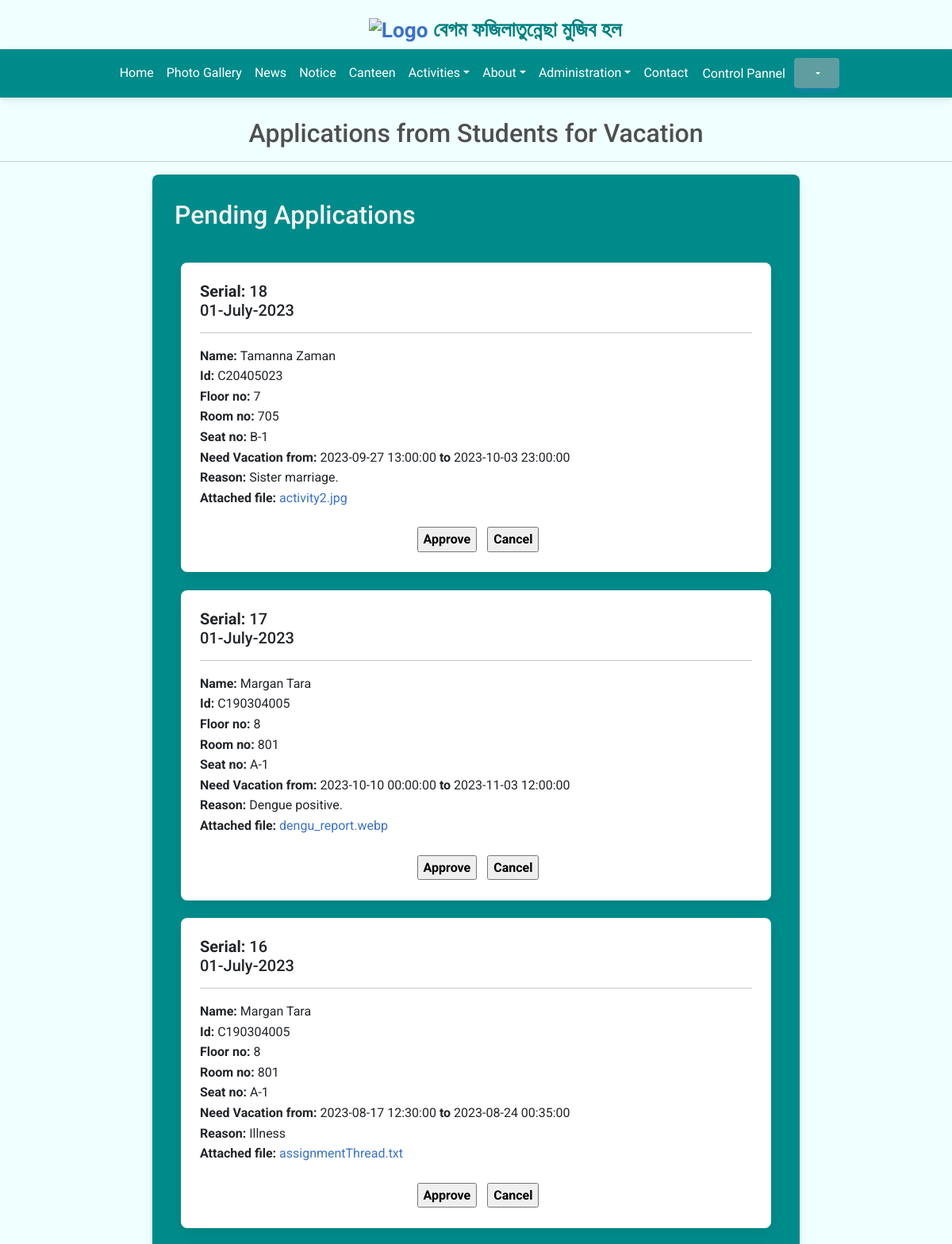
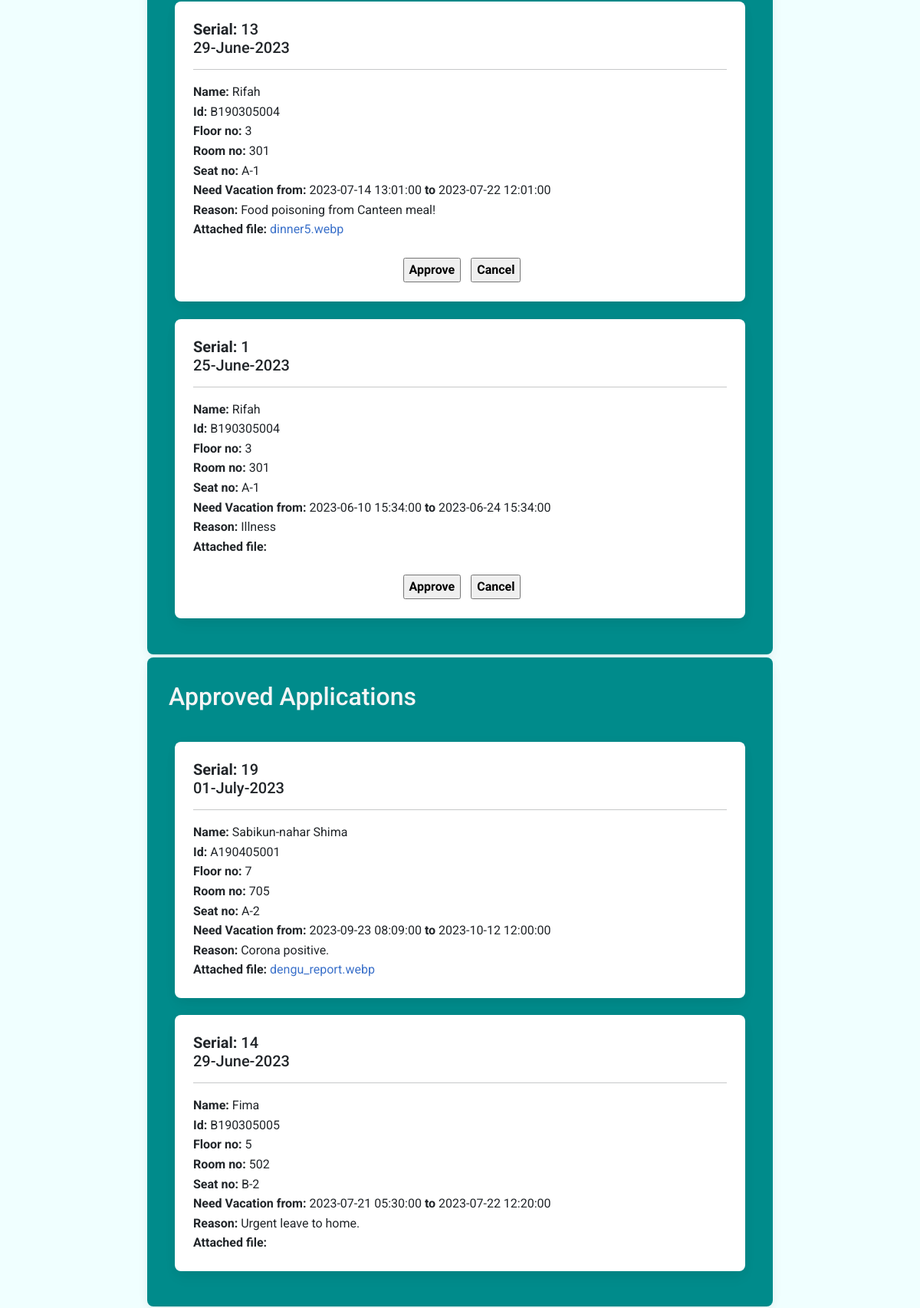
Page /applications_from_students_vacations_provost.php (upper part) on the committed database (2 pictures, top to bottom).
### tables this page shows
CREATE TABLE `students_app_vacation` (
  `serial` int(11) NOT NULL,
  `name` varchar(200) NOT NULL,
  `id` varchar(100) NOT NULL,
  `floorNo` varchar(100) NOT NULL,
  `roomNo` varchar(100) NOT NULL,
  `seatNo` varchar(100) NOT NULL,
  `reason` text NOT NULL,
  `applied_at` timestamp NOT NULL DEFAULT current_timestamp(),
  `startTime` datetime NOT NULL,
  `endTime` datetime NOT NULL,
  `file` varchar(500) DEFAULT NULL,
  `seen_status` int(11) DEFAULT 0,
  `approval_status` varchar(200) DEFAULT 'Pending',
  `reply_seen_status` varchar(100) DEFAULT '0'
);

### applications_from_students_vacations_provost.php (the view, shortened to what this page needs)
<!DOCTYPE html>
<html lang="en" dir="ltr">
<head>
    <link href="https://cdnjs.cloudflare.com/ajax/libs/font-awesome/6.0.0/css/all.min.css"rel="stylesheet"/>
    <link href="https://cdnjs.cloudflare.com/ajax/libs/mdb-ui-kit/6.3.1/mdb.min.css" rel="stylesheet"/>
    <link href="https://cdnjs.cloudflare.com/ajax/libs/font-awesome/6.0.0/css/all.min.css"rel="stylesheet"/>
    <link href="https://cdnjs.cloudflare.com/ajax/libs/mdb-ui-kit/6.3.1/mdb.min.css" rel="stylesheet"/>
</head>
<body style=" background-color: azure;">
<div class="headr">
<?php include 'header.php' ?></div>
<div class="nv">
<?php include 'navbarProvost.php' ?>
</div><br>
<h2 style="text-align:center">Applications from Students for Vacation</h2><hr>
<div class="row" style="margin-left: 16%;margin-right: 16%;">
<div class ="card mb-1 content" style=" width:100%;background-color:darkcyan;">
<h2 class="m-3 pt-3" style="color:whitesmoke">Pending Applications</h2>
<div class="card-body">
 <div class="row">
  <div class="divmain">
   <?php
      include 'db_conn.php';
        $sql="SELECT * from students_app_vacation where approval_status='Pending' order by serial desc ";
        $query=mysqli_query($conn,$sql);
       while($info=mysqli_fetch_array($query)){  ?>
        <div class="card" style="margin-bottom:3%;">
        <div class="card-body">
         <h5 class="card-title"><strong> Serial: </strong><?php echo $info['serial'];?><br>
         <?php echo  date('d-F-Y',strtotime($info['applied_at'])); ?></h5><hr>
         <p class="card-text"><strong>Name: </strong><?php echo $info['name']; ?><br>
         <strong>Id: </strong><?php echo $info['id']; ?><br>
         <strong>Floor no: </strong><?php echo $info['floorNo']; ?><br>
         <strong>Room no: </strong><?php echo $info['roomNo']; ?><br>
         <strong>Seat no: </strong><?php echo $info['seatNo']; ?><br>
         <strong>Need Vacation from: </strong><?php echo $info['startTime'];?>
         <strong>to </strong><?php echo $info['endTime'];?><br>
         <strong>Reason: </strong><?php echo $info['reason']; ?><br>
         <strong>Attached file: </strong><a target="_blank" href="file/<?php echo $info['file']; ?>">
         <?php echo $info['file']; ?></a><br>
        </p>
         </div>
         <form class= "" action="applications_from_students_vacations_provost.php" id="responseStu" method="post">
          <input type="submit" name="submit" id="submit" class="" value="Approve">
          <input type="submit" name="cancel" id="submit" class="" value="Cancel"><br><br>
           </form>
</div> <?php  }   ?>
</div></div> </div> </div>
 <div class ="card mb-1 content" style=" width:100%;background-color:darkcyan;">
<h2 class="m-3 pt-3" style="color:whitesmoke">Approved Applications</h2>
<div class="card-body">
 <div class="row">
  <div class="divmain">
   <?php
  include 'db_conn.php';
  $sql="SELECT * from students_app_vacation where approval_status='Approved' order by serial desc ";
  $query=mysqli_query($conn,$sql);
 while($info=mysqli_fetch_array($query)){  ?>
  <div class="card" style="margin-bottom:3%;">
  <div class="card-body">
   <h5 class="card-title"><strong> Serial: </strong><?php echo $info['serial']; ?><br>
   <?php echo  date('d-F-Y',strtotime($info['applied_at'])); ?></h5><hr>
   <p class="card-text"><strong>Name: </strong><?php echo $info['name']; ?><br>
   <strong>Id: </strong><?php echo $info['id']; ?><br>
   <strong>Floor no: </strong><?php echo $info['floorNo']; ?><br>
   <strong>Room no: </strong><?php echo $info['roomNo']; ?><br>
   <strong>Seat no: </strong><?php echo $info['seatNo']; ?><br>
   <strong>Need Vacation from: </strong><?php echo $info['startTime']; ?>
   <strong>to </strong><?php echo $info['endTime']; ?><br>
   <strong>Reason: </strong><?php echo $info['reason']; ?><br>
   <strong>Attached file: </strong><a target="_blank" href="file/<?php echo $info['file']; ?>"><?php echo $info['file']; ?></a><br>
  </p>
   </div>
</div>
 <?php  }   ?>
 </div></div></div></div>
           </div>
           <div class="footer">
           <?php include 'footer.php' ?> </div>
            </body>
           </html>

### applications_from_students_vacations_provost.php (style rules this page uses)
input[name=submit] { font-size:16px; font-weight:bold; margin-left:40%; }
input[name=cancel] { font-size:16px; font-weight:bold; margin-left:1.2%; }

### controlPannel_provost.php (style rules this page uses)
body { font-family: "Lato", sans-serif; }

### rows in the picture
students_app_vacation: serial "18", applied_at "01-July-2023", name "Tamanna Zaman", id "C20405023", floorNo "7", roomNo "705", seatNo "B-1", startTime "2023-09-27 13:00:00", endTime "2023-10-03 23:00:00", reason "Sister marriage.", file "activity2.jpg"
students_app_vacation: serial "17", applied_at "01-July-2023", name "Margan Tara", id "C190304005", floorNo "8", roomNo "801", seatNo "A-1", startTime "2023-10-10 00:00:00", endTime "2023-11-03 12:00:00", reason "Dengue positive.", file "dengu_report.webp"
students_app_vacation: serial "16", applied_at "01-July-2023", name "Margan Tara", id "C190304005", floorNo "8", roomNo "801", seatNo "A-1", startTime "2023-08-17 12:30:00", endTime "2023-08-24 00:35:00", reason "Illness", file "assignmentThread.txt"
students_app_vacation: serial "13", applied_at "29-June-2023", name "Rifah", id "B190305004", floorNo "3", roomNo "301", seatNo "A-1", startTime "2023-07-14 13:01:00", endTime "2023-07-22 12:01:00", reason "Food poisoning from Canteen meal!", file "dinner5.webp"
students_app_vacation: serial "1", applied_at "25-June-2023", name "Rifah", id "B190305004", floorNo "3", roomNo "301", seatNo "A-1", startTime "2023-06-10 15:34:00", endTime "2023-06-24 15:34:00", reason "Illness"
students_app_vacation: serial "19", applied_at "01-July-2023", name "Sabikun-nahar Shima", id "A190405001", floorNo "7", roomNo "705", seatNo "A-2", startTime "2023-09-23 08:09:00", endTime "2023-10-12 12:00:00", reason "Corona positive.", file "dengu_report.webp"
students_app_vacation: serial "14", applied_at "29-June-2023", name "Fima", id "B190305005", floorNo "5", roomNo "502", seatNo "B-2", startTime "2023-07-21 05:30:00", endTime "2023-07-22 12:20:00", reason "Urgent leave to home."
